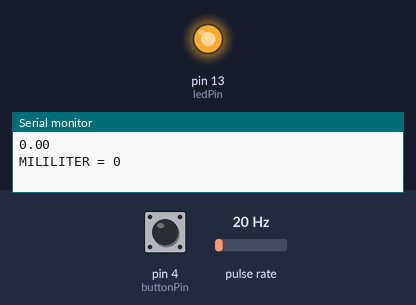
Simulated run of this sketch. Board: Arduino Uno, built with avr-gcc and run on an emulated ATmega328P. Parts: output pins drawn as LEDs (lit = HIGH), the last lines printed to the serial monitor. Wiring (inferred from the names in the program): pulse sensor: data pin 2. The test bench sets the inputs (shaded band); at power-on: pin 4 (buttonPin) LOW, pulse rate 20 Hz.

Above: at 0.01 s.
At 1.2 s:
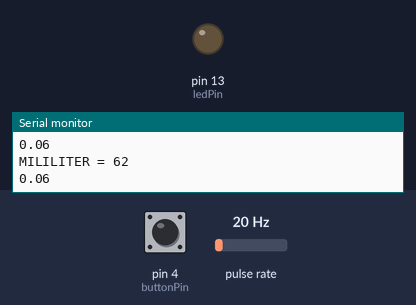
1.3 s: pin 4 (buttonPin) pulled HIGH for 0.15 s
2.9 s: pulse rate (sensor on pin 2) set to 50 Hz
5.9 s: pin 4 (buttonPin) pulsed HIGH 5 times (0.12 s each, 0.3 s apart)
10.4 s: pin 4 (buttonPin) driven HIGH
Timing chart, 0 to 13.4 s (numbered marks = the images above; inputs shaded):
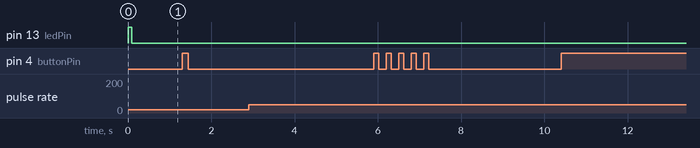

The sketch:

button_and_flow.ino
```cpp
const int  buttonPin = 4;    // the pin that the pushbutton is attached to
const int ledPin = 13;       // the pin that the LED is attached to
const int PinSensorWaterFlowTaman=2;// intr 0 // pin 2
float flow_countertaman,litertaman;
// Variables will change:
int buttonPushCounter = 0;   // counter for the number of button presses
int buttonState = 0;         // current state of the button
int lastButtonState = 0;     // previous state of the button

void setup() {
  // initialize the button pin as a input:
  pinMode(buttonPin, INPUT);
  // initialize the LED as an output:
  pinMode(ledPin, OUTPUT);
  // initialize serial communication:
   pinMode(PinSensorWaterFlowTaman, INPUT);
        digitalWrite(PinSensorWaterFlowTaman, HIGH);
        attachInterrupt(0, flowtaman, RISING);
  Serial.begin(9600);
}


void loop() {
  // read the pushbutton input pin:
  buttonState = digitalRead(buttonPin);
 int mililiter = litertaman * 1000;
 Serial.println(litertaman);
  Serial.print("MILILITER = ");
 Serial.println(mililiter);
  // compare the buttonState to its previous state
  if (buttonState != lastButtonState) {
    // if the state has changed, increment the counter
    if (buttonState == HIGH) {
      // if the current state is HIGH then the button went from off to on:
      buttonPushCounter++;
      Serial.println("on");
      Serial.print("number of button pushes: ");
      Serial.println(buttonPushCounter);
    } else {
      // if the current state is LOW then the button went from on to off:
      Serial.println("off");
    }
    // Delay a little bit to avoid bouncing
    delay(50);
  }
  // save the current state as the last state, for next time through the loop
  lastButtonState = buttonState;


  // turns on the LED every four button pushes by checking the modulo of the
  // button push counter. the modulo function gives you the remainder of the
  // division of two numbers:
  if (buttonPushCounter % 2 == 0 && mililiter == 0) {

    digitalWrite(ledPin, HIGH);
  }else if( mililiter==400){
    digitalWrite(ledPin, LOW);
  }
  else{
    digitalWrite(ledPin, LOW);
  }

}
void flowtaman () // Interrupt function taman
    {
      flow_countertaman++;
       litertaman=flow_countertaman/350;
}
```
